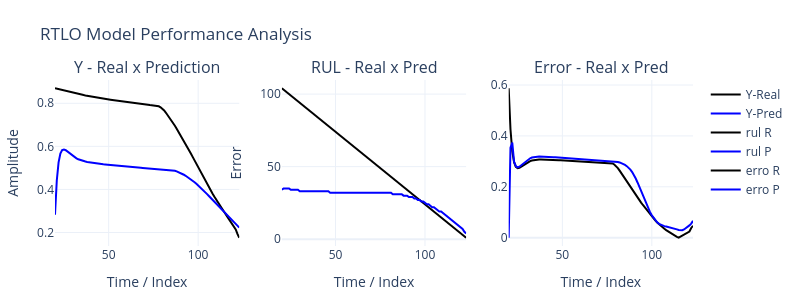

Notebook code cell kept with this figure:
### Code cell
nI,nR,nO,N1,N2,N3,τ= params
X,Y = PrepareDataAhead(sig,n=nI,m=nO)
X,Y = X[:-1],Y[:-1]
rnn = RTLO(nI,nR,nO,[N1,N2,N3],τ)
rnn.ref = len(sig)-nI
for i in range(len(X[:])):
    rnn.PredRul(x=X[i],store=True)
    #rnn.PredRulIntr2(x=X[i],maxRul=200,store=True,show=False)
    rnn.fit(X[i],Y[i],store=True,show=False)
#print(.wR[0])
print(rnn.εM,rnn.εR)  
PlotPredErrorPLY(rnn)
